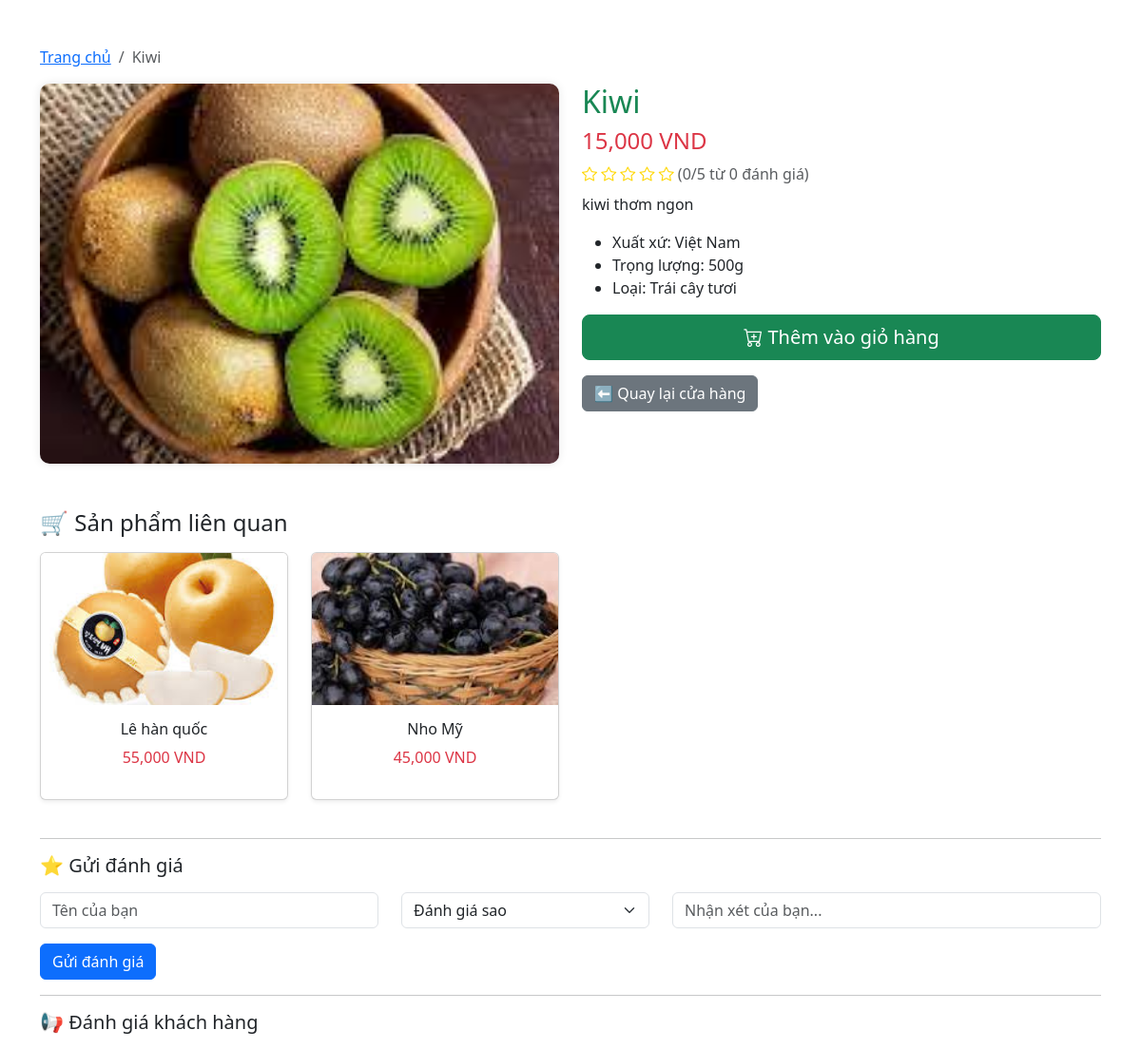
The page /views/product_detail.php?id=4 on the database its author committed.
### tables this page shows
CREATE TABLE `products` (
  `id` int(11) NOT NULL,
  `name` varchar(100) NOT NULL,
  `price` int(11) NOT NULL,
  `description` text NOT NULL,
  `image` varchar(100) NOT NULL,
  `category` varchar(100) DEFAULT NULL
);

### views/product_detail.php (the view, shortened to what this page needs)
<?php
include '../config/config.php';
$product = null;
if (isset($_GET['id'])) {
  $id = $_GET['id'];
  $stmt = $conn->prepare("SELECT * FROM products WHERE id = ?");
  $stmt->execute([$id]);
  $product = $stmt->fetch(PDO::FETCH_ASSOC);
}
$stmt_rating = $conn->prepare("SELECT AVG(rating) as avg_rating, COUNT(*) as total_reviews FROM reviews WHERE product_id = ?");
$stmt_rating->execute([$id]);
$rating_info = $stmt_rating->fetch(PDO::FETCH_ASSOC);
$avg_rating = round($rating_info['avg_rating'], 1);
$total_reviews = $rating_info['total_reviews'];
$category = $product['category'] ?? '';
$stmt_related = $conn->prepare("SELECT * FROM products WHERE id != ? AND category = ? ORDER BY RAND() LIMIT 4");
$stmt_related->execute([$id, $category]);
?>
<!DOCTYPE html>
<html lang="vi">
<head>
  <link href="https://cdn.jsdelivr.net/npm/bootstrap@5.3.2/dist/css/bootstrap.min.css" rel="stylesheet">
  <link rel="stylesheet" href="https://cdn.jsdelivr.net/npm/bootstrap-icons@1.10.5/font/bootstrap-icons.css">
</head>
<body>
<div class="container mt-5">
  <?php if($product): ?>
    <nav aria-label="breadcrumb">
      <ol class="breadcrumb">
        <li class="breadcrumb-item"><a href="index.php">Trang chủ</a></li>
        <li class="breadcrumb-item active"><?= htmlspecialchars($product['name']); ?></li>
      </ol>
    </nav>
    <div class="row mb-5">
      <div class="col-md-6">
        <img src="../assets/images/<?= $product['image']; ?>" alt="<?= $product['name']; ?>" class="product-image">
      </div>
      <div class="col-md-6">
        <h2 class="text-success"><?= $product['name']; ?></h2>
        <h4 class="text-danger"><?= number_format($product['price']); ?> VND</h4>
        <div class="star-rating mb-2">
          <?php for($i=1; $i<=5; $i++): ?>
            <?= $i <= floor($avg_rating) ? '<i class="bi bi-star-fill"></i>' : ($i - $avg_rating < 1 ? '<i class="bi bi-star-half"></i>' : '<i class="bi bi-star"></i>'); ?>
          <?php endfor; ?>
          <span class="text-muted">(<?= $avg_rating ?>/5 từ <?= $total_reviews ?> đánh giá)</span>
        </div>
        <p><?= nl2br($product['description']); ?></p>
        <ul>
          <li>Xuất xứ: Việt Nam</li>
          <li>Trọng lượng: 500g</li>
          <li>Loại: Trái cây tươi</li>
        </ul>
        <form method="post" action="../cart/cart.php" class="d-flex mt-3">
          <button type="submit" name="add_to_cart" class="btn btn-success btn-lg flex-fill">
            <i class="bi bi-cart-plus"></i> Thêm vào giỏ hàng
          </button>
        </form>
        <a href="index.php" class="btn btn-secondary mt-3">⬅ Quay lại cửa hàng</a>
      </div>
    </div>
    <h4 class="mb-3">🛒 Sản phẩm liên quan</h4>
    <div class="row mb-4">
      <?php while($related = $stmt_related->fetch(PDO::FETCH_ASSOC)): ?>
        <div class="col-md-3 col-sm-6 mb-3">
          <div class="card card-related shadow-sm">
            <a href="product_detail.php?id=<?= $related['id']; ?>">
              <img src="../assets/images/<?= $related['image']; ?>" class="card-img-top" alt="<?= $related['name']; ?>">
            </a>
            <div class="card-body text-center">
              <h6><?= $related['name']; ?></h6>
              <p class="text-danger"><?= number_format($related['price']); ?> VND</p>
            </div>
          </div>
        </div>
      <?php endwhile; ?>
    </div>
    <hr>
    <h5 class="mb-3">⭐ Gửi đánh giá</h5>
    <form method="post">
      <div class="row">
        <div class="col-md-4 mb-2">
          <input type="text" name="user_name" class="form-control" placeholder="Tên của bạn" required>
        </div>
        <div class="col-md-3 mb-2">
          <select name="rating" class="form-select" required>
            <option value="">Đánh giá sao</option>
          </select>
        </div>
        <div class="col-md-5 mb-2">
          <input type="text" name="comment" class="form-control" placeholder="Nhận xét của bạn..." required>
        </div>
      </div>
      <button type="submit" name="submit_review" class="btn btn-primary mt-2">Gửi đánh giá</button>
    </form>
    <hr>
    <h5 class="mb-3">📢 Đánh giá khách hàng</h5>
  <?php else: ?>
    <div class="alert alert-danger">Sản phẩm không tồn tại.</div>
  <?php endif; ?>
</div>
</body>
</html>

### views/product_detail.php (style rules this page uses)
.product-image { border-radius:10px; box-shadow:0 0 10px rgba(0,0,0,0.1); object-fit:cover; width:100%; height: 400px; }
.star-rating i { color: gold; }
.card-related img { height: 160px; object-fit: cover; }

### rows shown on the page
products: name "Kiwi", image (picture), price "15,000", description "kiwi thơm ngon"
products: image (picture), name "Lê hàn quốc", price "55,000"
products: image (picture), name "Nho Mỹ", price "45,000"

### other values the page prints
$avg_rating "0"
$total_reviews "0"
